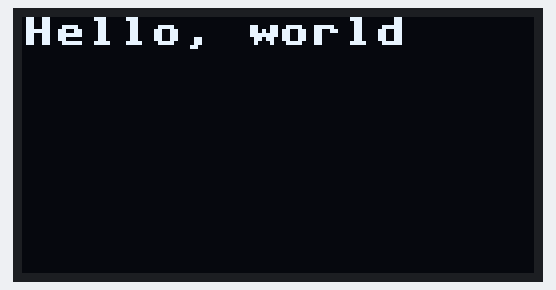
The program below on a simulated Raspberry Pi Pico running MicroPython. Parts: 128×64 one-colour display. Library files of the repository ran but are not shown: ssd1306.py.

Above: at 0.2 s.
At 1.2 s:
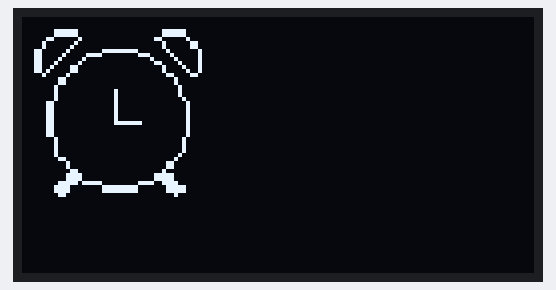
At 2.2 s:
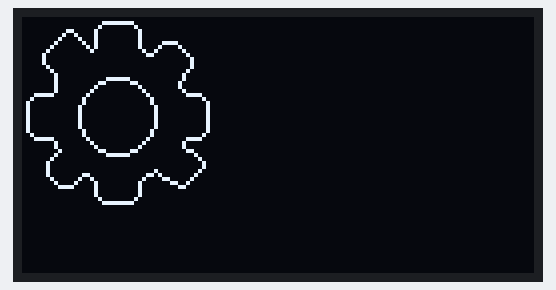

The program:

main.py
```python
from machine import Pin, I2C
from ssd1306 import SSD1306_I2C
import framebuf
import time
from images import clock, settings

WIDTH, HEIGHT = 128, 64 # Display dimensions
i2c = I2C(0, scl=Pin(1), sda=Pin(0), freq=200000) # I2C on pins 0 and 1
oled = SSD1306_I2C(WIDTH, HEIGHT, i2c) # Display object

# Frame buffers (bytearray image, size_x, size_y, monochrome image)
fb = framebuf.FrameBuffer(clock, 48,48, framebuf.MONO_HLSB)
fb2 = framebuf.FrameBuffer(settings, 48,48, framebuf.MONO_HLSB)

oled.fill(0) # Fill display with nothing (1 is turn on all pixels). Reseting display

msg = "Hello, world"

while True:
    oled.text(msg, 0,0) # Load text to the display memory
    oled.show() # Show everything from the display memory

    time.sleep(1)

    oled.fill(0)
    oled.blit(fb, 0,0) # Load framebuff to the display memory (framebuff image, pos_x,pos_y)
    oled.show()

    time.sleep(1)

    oled.fill(0)
    oled.blit(fb2, 0,0) # Load framebuff to the display memory (framebuff image, pos_x,pos_y)
    oled.show()

    time.sleep(1)
    oled.fill(0)
```

images.py
```python
# Bytearray images in hex
clock = bytearray(b'\x00\x00\x00\x00\x00\x00\x00\x00\x00\x00\x00\x00\x00\x00\x00\x00\x00\x00\x00\xfc\x00\x00\x1f\x80\x00\xfc\x00\x00\x1f\x80\x03\x02\x00\x00\x60\x40\x04\x04\x00\x00\x10\x30\x04\x08\x00\x00\x10\x30\x18\x10\x0f\xf8\x08\x08\x18\x20\xf0\x07\x04\x08\x18\x41\x00\x00\x82\x08\x18\x82\x00\x00\x61\x08\x19\x0c\x00\x00\x10\x88\x1a\x0c\x00\x00\x10\x48\x04\x10\x00\x00\x0c\x30\x00\x60\x00\x00\x02\x00\x00\x60\x00\x00\x02\x00\x00\x80\x00\x00\x01\x00\x00\x80\x01\x00\x01\x00\x00\x80\x01\x00\x01\x00\x00\x80\x01\x00\x00\x80\x03\x00\x01\x00\x00\x40\x03\x00\x01\x00\x00\x40\x03\x00\x01\x00\x00\x40\x03\x00\x01\x00\x00\x40\x03\x00\x01\x00\x00\x40\x03\x00\x01\xfc\x00\x40\x03\x00\x00\x00\x00\x40\x03\x00\x00\x00\x00\x40\x03\x00\x00\x00\x00\x40\x00\x80\x00\x00\x00\x80\x00\x80\x00\x00\x00\x80\x00\x80\x00\x00\x00\x80\x00\x80\x00\x00\x00\x80\x00\x80\x00\x00\x01\x00\x00\x60\x00\x00\x02\x00\x00\x10\x00\x00\x0c\x00\x00\x10\x00\x00\x0c\x00\x00\x0c\x00\x00\x10\x00\x00\x1e\x00\x00\x7c\x00\x00\x1e\x00\x00\x7c\x00\x00\x7d\xf0\x07\x9e\x00\x00\xf0\x0f\xf8\x0f\x80\x00\xf0\x0f\xf8\x0f\x80\x00\x60\x00\x00\x02\x00\x00\x00\x00\x00\x00\x00\x00\x00\x00\x00\x00\x00\x00\x00\x00\x00\x00\x00')
settings = bytearray(b'\x00\x00\x00\x00\x00\x00\x00\x00\x0f\xf0\x00\x00\x00\x00\x10\x08\x00\x00\x00\x18\x20\x04\x00\x00\x00\x24\x20\x04\x00\x00\x00\x42\x20\x04\x00\x00\x00\x81\x20\x04\x1e\x00\x01\x00\xa0\x04\x21\x00\x02\x00\x40\x02\x40\x80\x04\x00\x00\x01\x80\x40\x04\x00\x00\x00\x00\x20\x04\x00\x00\x00\x00\x20\x02\x00\x00\x00\x00\x20\x01\x00\x00\x00\x00\x40\x00\x80\x00\x00\x00\x80\x00\x80\x07\xe0\x00\x80\x00\x80\x18\x18\x01\x00\x00\x80\x20\x04\x01\x00\x00\x80\x40\x02\x00\x80\x1f\x00\x80\x01\x00\x78\x20\x01\x00\x00\x80\x04\x40\x01\x00\x00\x80\x02\x40\x02\x00\x00\x40\x02\x40\x02\x00\x00\x40\x02\x40\x02\x00\x00\x40\x02\x40\x02\x00\x00\x40\x02\x40\x02\x00\x00\x40\x02\x40\x02\x00\x00\x40\x02\x40\x01\x00\x00\x80\x02\x20\x01\x00\x00\x80\x04\x1f\x00\x80\x01\x00\x78\x00\x80\x40\x02\x00\x80\x00\x80\x20\x04\x00\x80\x00\x40\x18\x18\x00\x60\x00\x80\x07\xe0\x00\x10\x01\x00\x00\x00\x00\x08\x02\x00\x00\x00\x00\x04\x02\x00\x00\x00\x00\x04\x02\x00\x00\x00\x40\x08\x02\x01\x80\x01\xa0\x10\x01\x02\x40\x02\x18\x20\x00\x84\x20\x04\x06\x40\x00\x78\x20\x04\x01\x80\x00\x00\x20\x04\x00\x00\x00\x00\x20\x04\x00\x00\x00\x00\x10\x08\x00\x00\x00\x00\x0f\xf0\x00\x00\x00\x00\x00\x00\x00\x00')
```

Measured:
- by itself, everything shown: repeats every 3.1 s, in 3 steps
- what the display in image 0 shows lasts 1.0 s, from 0.1 s to 1.1 s
